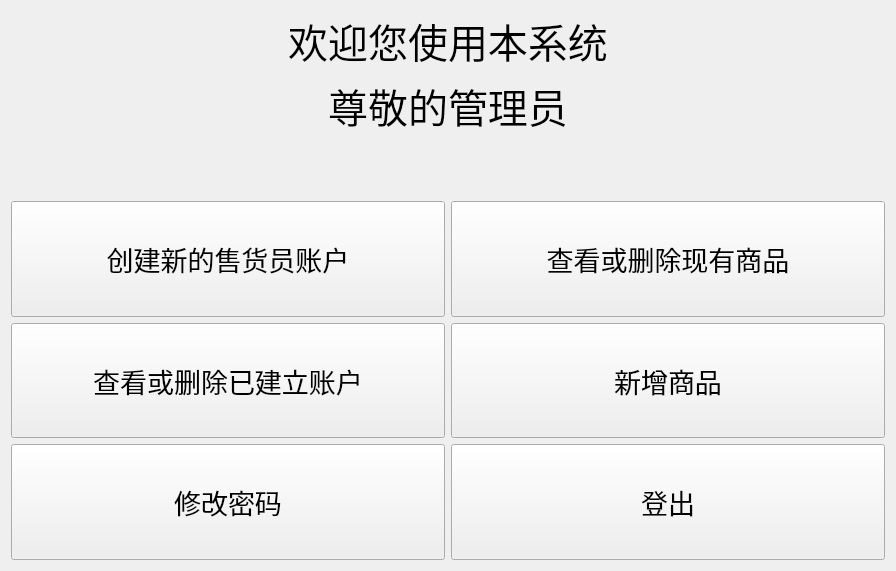
<?xml version="1.0" encoding="UTF-8"?>
<ui version="4.0">
 <class>spadmininterface</class>
 <widget class="QWidget" name="spadmininterface">
  <property name="geometry">
   <rect>
    <x>0</x>
    <y>0</y>
    <width>896</width>
    <height>571</height>
   </rect>
  </property>
  <property name="windowTitle">
   <string>Form</string>
  </property>
  <layout class="QVBoxLayout" name="verticalLayout_5">
   <item>
    <layout class="QVBoxLayout" name="verticalLayout_4" stretch="2,1,6">
     <item>
      <layout class="QVBoxLayout" name="verticalLayout_2">
       <item>
        <widget class="QLabel" name="label">
         <property name="font">
          <font>
           <family>新宋体</family>
           <pointsize>30</pointsize>
          </font>
         </property>
         <property name="text">
          <string>欢迎您使用本系统</string>
         </property>
         <property name="alignment">
          <set>Qt::AlignCenter</set>
         </property>
        </widget>
       </item>
       <item>
        <widget class="QLabel" name="label_2">
         <property name="font">
          <font>
           <pointsize>30</pointsize>
          </font>
         </property>
         <property name="text">
          <string>尊敬的管理员</string>
         </property>
         <property name="alignment">
          <set>Qt::AlignCenter</set>
         </property>
        </widget>
       </item>
      </layout>
     </item>
     <item>
      <spacer name="verticalSpacer">
       <property name="orientation">
        <enum>Qt::Vertical</enum>
       </property>
       <property name="sizeHint" stdset="0">
        <size>
         <width>20</width>
         <height>40</height>
        </size>
       </property>
      </spacer>
     </item>
     <item>
      <layout class="QHBoxLayout" name="horizontalLayout">
       <item>
        <layout class="QVBoxLayout" name="verticalLayout">
         <item>
          <widget class="QPushButton" name="pbtCreateUser">
           <property name="sizePolicy">
            <sizepolicy hsizetype="Minimum" vsizetype="Preferred">
             <horstretch>0</horstretch>
             <verstretch>0</verstretch>
            </sizepolicy>
           </property>
           <property name="font">
            <font>
             <pointsize>20</pointsize>
            </font>
           </property>
           <property name="text">
            <string>创建新的售货员账户</string>
           </property>
          </widget>
         </item>
         <item>
          <widget class="QPushButton" name="pbtShowUser">
           <property name="sizePolicy">
            <sizepolicy hsizetype="Minimum" vsizetype="Preferred">
             <horstretch>0</horstretch>
             <verstretch>0</verstretch>
            </sizepolicy>
           </property>
           <property name="font">
            <font>
             <pointsize>20</pointsize>
            </font>
           </property>
           <property name="text">
            <string>查看或删除已建立账户</string>
           </property>
          </widget>
         </item>
         <item>
          <widget class="QPushButton" name="pbtChangepwd">
           <property name="sizePolicy">
            <sizepolicy hsizetype="Minimum" vsizetype="Preferred">
             <horstretch>0</horstretch>
             <verstretch>0</verstretch>
            </sizepolicy>
           </property>
           <property name="font">
            <font>
             <pointsize>20</pointsize>
            </font>
           </property>
           <property name="text">
            <string>修改密码</string>
           </property>
          </widget>
         </item>
        </layout>
       </item>
       <item>
        <layout class="QVBoxLayout" name="verticalLayout_3">
         <item>
          <widget class="QPushButton" name="pbtShowItems">
           <property name="sizePolicy">
            <sizepolicy hsizetype="Minimum" vsizetype="Preferred">
             <horstretch>0</horstretch>
             <verstretch>0</verstretch>
            </sizepolicy>
           </property>
           <property name="font">
            <font>
             <pointsize>20</pointsize>
            </font>
           </property>
           <property name="text">
            <string>查看或删除现有商品</string>
           </property>
          </widget>
         </item>
         <item>
          <widget class="QPushButton" name="pbtChangeItems">
           <property name="sizePolicy">
            <sizepolicy hsizetype="Minimum" vsizetype="Preferred">
             <horstretch>0</horstretch>
             <verstretch>0</verstretch>
            </sizepolicy>
           </property>
           <property name="font">
            <font>
             <pointsize>20</pointsize>
            </font>
           </property>
           <property name="text">
            <string>新增商品</string>
           </property>
          </widget>
         </item>
         <item>
          <widget class="QPushButton" name="pbtexit">
           <property name="sizePolicy">
            <sizepolicy hsizetype="Minimum" vsizetype="Preferred">
             <horstretch>0</horstretch>
             <verstretch>0</verstretch>
            </sizepolicy>
           </property>
           <property name="font">
            <font>
             <pointsize>20</pointsize>
            </font>
           </property>
           <property name="text">
            <string>登出</string>
           </property>
          </widget>
         </item>
        </layout>
       </item>
      </layout>
     </item>
    </layout>
   </item>
  </layout>
 </widget>
 <tabstops>
  <tabstop>pbtCreateUser</tabstop>
  <tabstop>pbtexit</tabstop>
  <tabstop>pbtShowUser</tabstop>
  <tabstop>pbtChangepwd</tabstop>
  <tabstop>pbtShowItems</tabstop>
  <tabstop>pbtChangeItems</tabstop>
 </tabstops>
 <resources/>
 <connections/>
</ui>
